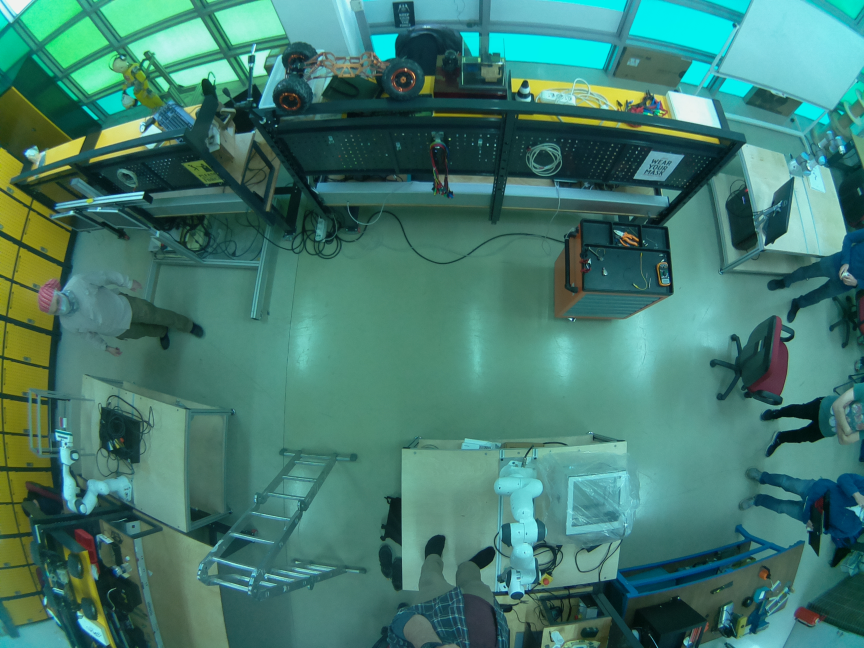
#> input picture path/3.jpg, 2592 x 1944 px (shown at 1/3 size)
$ python main.py
#> lines starting #> are read from the running program, lines starting #| are printed output that depends on the picture; after the words box and inside, x2 and y2 are one past the last pixel; in counts of white or black regions, pixels touching at a corner belong together; long printed decimals are rounded
### path/calib.py
import cv2
import numpy as np
def calib(img_path):
#> called with img_path = '3.jpg'
    image=cv2.imread(img_path)
#> image is the input picture: shape (1944, 2592, 3); mean B, G, R 111.1, 123, 66.5
    image=cv2.resize(image,(864,648))
#> image: shape (648, 864, 3)
    coordinates=[]
    cv2.imshow("Calibrate",image)
    # [4 lines left out: function click_event, not called in this run]
    cv2.setMouseCallback('Calibrate', click_event)
    cv2.waitKey(0)
    cv2.destroyAllWindows()
    np.save("calib_coordinates.npy",coordinates)
    c=np.load("calib_coordinates.npy")
    print(c)

### path/mapping.py
import cv2
import numpy as np
import pandas as pd
from skimage.measure import label, regionprops, regionprops_table
from skimage.io import imread, imshow
import matplotlib.pyplot as plt

def mapping(image_path):
#> called with image_path = '3.jpg'
    image=cv2.imread(image_path)
    image=cv2.resize(image,(864,648))
    img_grey = cv2.cvtColor(image, cv2.COLOR_BGR2GRAY)
    imgor=image.copy()
    ret,thresh = cv2.threshold(img_grey,0,255,cv2.THRESH_BINARY+cv2.THRESH_OTSU)
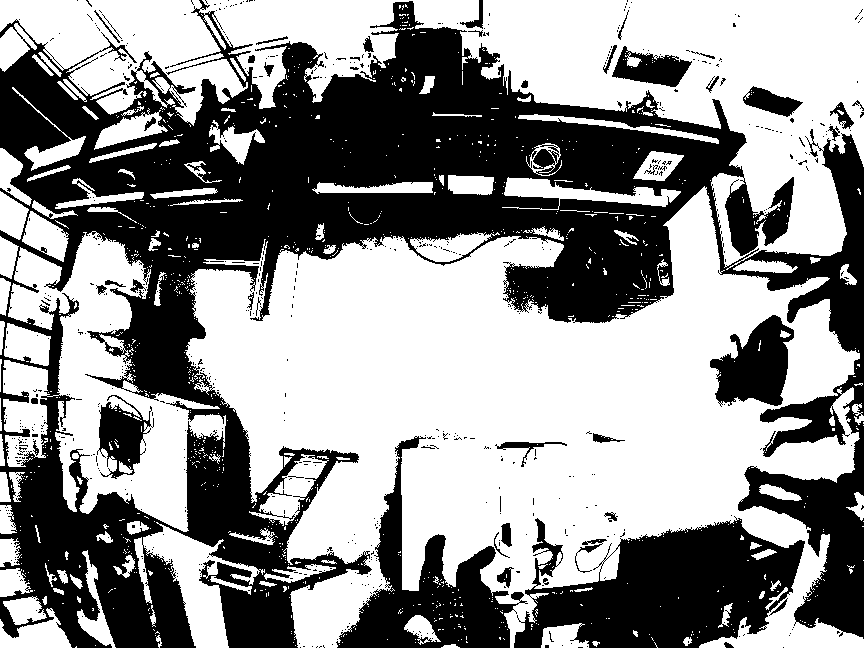
#> thresh: shape (648, 864); 57.1% white; 638 black regions (594 under 20 px), largest, box (x1, y1, x2, y2) and area: (0, 0, 864, 648) 189940, (514, 516, 805, 648) 23124, (336, 436, 528, 648) 12624
#> ret = 99
    edges = cv2.Canny(image,50,110)
#> edges: shape (648, 864); 11.8% white in thin lines or dots
    kernel = np.ones((3,3),np.uint8)
    edges= cv2.dilate(edges,kernel,iterations = 2)
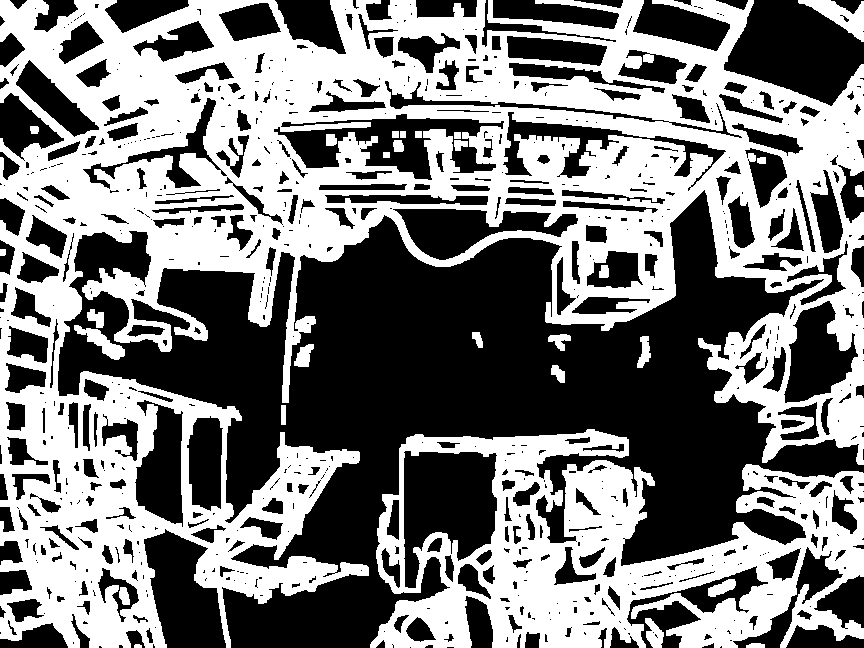
#> edges: shape (648, 864); 48.1% white; 29 white regions, largest, box (x1, y1, x2, y2) and area: (0, 0, 864, 648) 211671, (370, 429, 864, 648) 52490, (798, 0, 864, 42) 1116
    image_fin=cv2.bitwise_xor(thresh,edges)
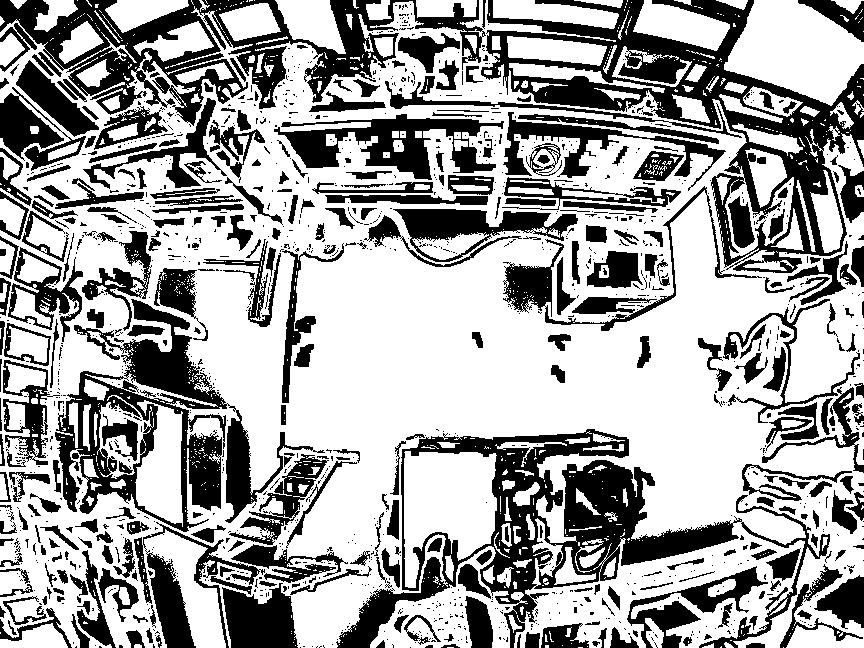
#> image_fin: shape (648, 864); 64.2% white; 1390 black regions (1052 under 20 px), largest, box (x1, y1, x2, y2) and area: (481, 0, 864, 273) 25399, (336, 429, 830, 648) 24293, (0, 0, 486, 126) 18807
    image_fin = cv2.erode(image_fin, kernel, iterations=2)
#> image_fin: shape (648, 864); 36.9% white; 609 white regions (389 under 20 px)
    label_im = label(image_fin)
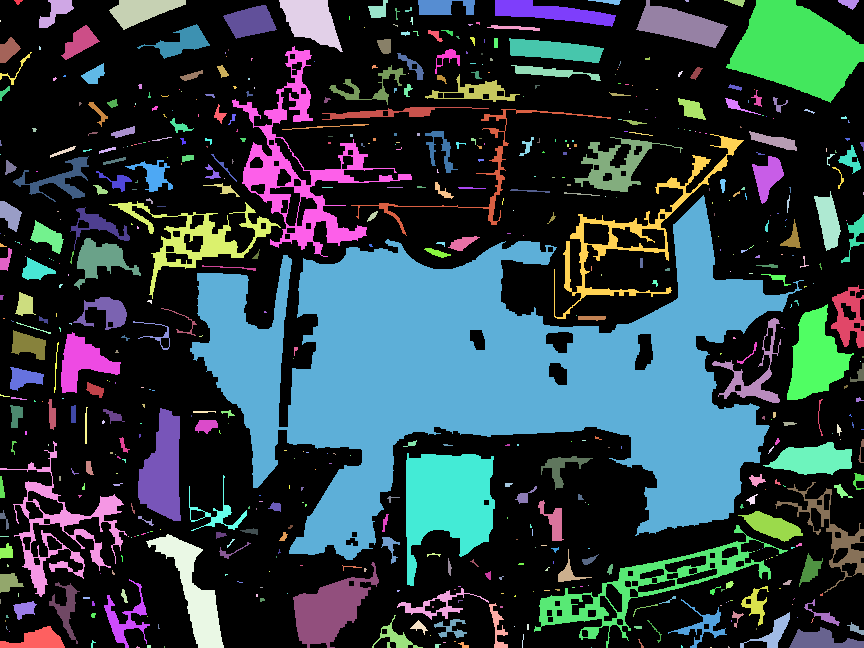
#> label_im: shape (648, 864) int64; 610 distinct labels, from 0 to 609; one colour per label, 0 black
    regions = regionprops(label_im)
#> regions = 609 regions; largest, box (x1, y1, x2, y2) and area: (190, 195, 804, 560) 95249, (726, 0, 864, 103) 8695, (406, 453, 495, 586) 7592, (232, 46, 412, 257) 6799, (534, 525, 788, 648) 4762
    properties = ["area","convex_area","bbox_area", "extent",
                "mean_intensity", "solidity", "eccentricity",
                "orientation"]
    pd.DataFrame(regionprops_table(label_im, img_grey,
                properties=properties))

    masks = []
    bbox = []
    list_of_index = []
    for num, x in enumerate(regions):
        area = x.area
        convex_area = x.convex_area
        if (num!=0 and (area>10)):
            masks.append(regions[num].convex_image)
            bbox.append(regions[num].bbox)
            list_of_index.append(num)
#> this loop made 609 passes
#> (area, convex_area) on passes 1 to 3: (26, 28), (469, 641), (1267, 1346)
#> after the loop, bbox = 277 items, first 6: (0, 39, 28, 74), (0, 109, 30, 186), (0, 279, 52, 343), (0, 368, 18, 388), (0, 418, 15, 475), (0, 495, 27, 616); list_of_index = 277 values from 1 to 602; masks = 277 items
    count = len(masks)
#> count = 277

    rgb_mask = np.zeros_like(label_im)
    for x in list_of_index:
        rgb_mask += (label_im==x+1).astype(int)
#> this loop made 277 passes
#> x on passes 9 to 11: 10, 11, 12
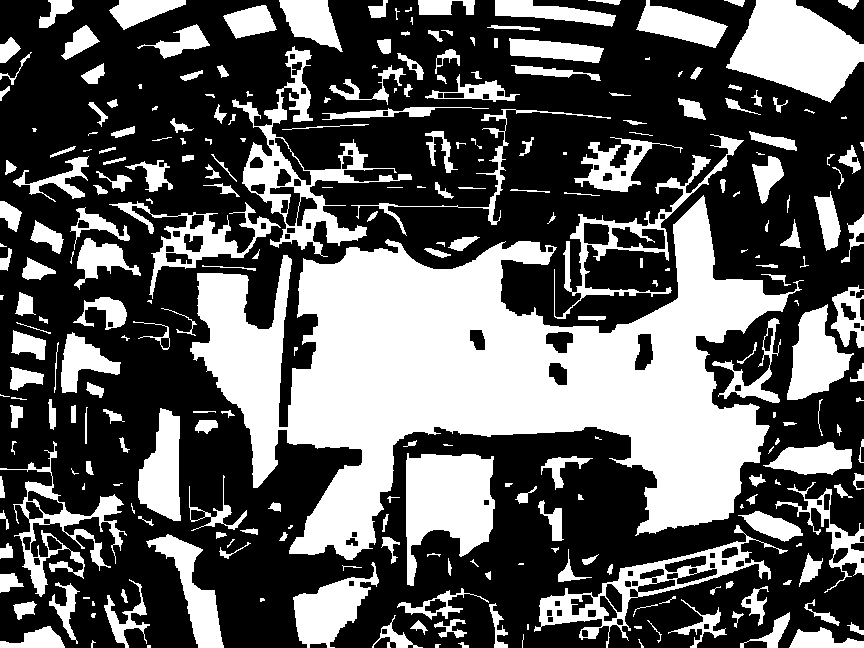
#> rgb_mask: shape (648, 864) int64; values 0 (black) and 1 (white), 36.7% white; 277 white regions (58 under 20 px), largest, box (x1, y1, x2, y2) and area: (190, 195, 804, 560) 95249, (726, 0, 864, 103) 8695, (406, 453, 495, 586) 7592
    red  =  imgor[:,:,0] * rgb_mask
    green = imgor[:,:,1] * rgb_mask
    blue  = imgor[:,:,2] * rgb_mask
    image = np.dstack([red, green, blue])
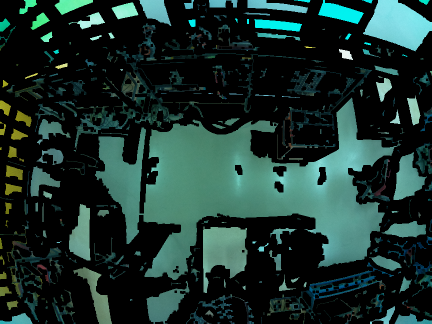
#> image: shape (648, 864, 3) int64 (shown at 1/2 size); mean B, G, R 45.3, 50.1, 27.4
    masks_new=[]
    bbox_new=[]
    list_of_index_new = []
    labels_new=[]
    cv2.imwrite("try.jpg",image)
    x=cv2.imread("try.jpg")
    """
    for b in bbox:
        cv2.rectangle(x, (b[0], b[1]), (b[2], b[3]), (255,0,0), 2)
    """
    """
    cv2.imshow("try",x)
    def click_event(event, x, y, flags, params):
        if event == cv2.EVENT_LBUTTONDOWN:
            print(x, ' ', y)
            for num, r in enumerate(regions):
                if x>r.bbox[0] and x<r.bbox[2] and y>r.bbox[1] and y<r.bbox[3]:
                    masks_new.append(regions[num].convex_image)
                    bbox_new.append(regions[num].bbox)
                    list_of_index_new.append(num)
            if label_im[x][y] not in labels_new:
                labels_new.append(label_im[y,x])
    cv2.setMouseCallback('try', click_event)
    cv2.waitKey(0)
    cv2.destroyAllWindows()
    """
    calib_points=np.load("calib_coordinates.npy")
    for point in calib_points:
        for num, r in enumerate(regions):
            if point[0]>r.bbox[0] and point[0]<r.bbox[2] and point[1]>r.bbox[1] and point[1]<r.bbox[3]:
                masks_new.append(regions[num].convex_image)
                bbox_new.append(regions[num].bbox)
                list_of_index_new.append(num)
                labels_new.append(label_im[point[1],point[0]])
#> after the loop, bbox_new = []; labels_new = []; list_of_index_new = []; masks_new = []
    for item in labels_new:
        if labels_new.count(item)<2:
            labels_new.remove(item)
#> this loop made 0 passes
    list(dict.fromkeys(labels_new))
    rgb_mask_new = np.zeros_like(label_im)
    for x in labels_new:
        if x!=0:
            rgb_mask_new += (label_im==x).astype('uint8')
#> rgb_mask_new: shape (648, 864) int64; every value is 0
    rgb_mask_new = rgb_mask_new.astype('uint8')
#> rgb_mask_new: shape (648, 864); every value is 0
    kernel = np.ones((11,11),np.uint8)
    rgb_mask_new=cv2.morphologyEx(rgb_mask_new, cv2.MORPH_CLOSE, kernel)
    red_new  =  imgor[:,:,0] * rgb_mask_new
    green_new = imgor[:,:,1] * rgb_mask_new
    blue_new  = imgor[:,:,2] * rgb_mask_new
    image_new = np.dstack([red_new, green_new, blue_new])
#> image_new: shape (648, 864, 3); every value is 0
    cv2.imwrite("try.jpg",image_new)
    x=cv2.imread("try.jpg")
    ret,y = cv2.threshold(x,1,255,cv2.THRESH_BINARY)
    y=cv2.cvtColor(y, cv2.COLOR_BGR2GRAY)
    imgfin=imgor.copy()
    for r in range(864):
        for c in range(648):
            if y[c,r]>=1:
                imgfin[c,r,1]=255
                imgfin[c,r,0]=255
                imgfin[c,r,2]=255
    cv2.imwrite("map.jpg",y)
    cv2.imshow("try",imgfin)
    cv2.waitKey(0)

### path/rrt.py
"""

Path planning with Rapidly-Exploring Random Trees (RRT)

author: Aakash(@nimrobotics)
web: nimrobotics.github.io

"""

import cv2
import numpy as np
import math
import random
import argparse
import os
def RRT_call(xstart,ystart,xfinish,yfinish,map):
    class Nodes:
        """Class to store the RRT graph"""
        def __init__(self, x,y):
            self.x = x
            self.y = y
            self.parent_x = []
            self.parent_y = []

    # check collision
    def collision(x1,y1,x2,y2):
        color=[]
        x = list(np.arange(x1,x2,(x2-x1)/100))
        y = list(((y2-y1)/(x2-x1))*(x-x1) + y1)
        print("collision",x,y)
        for i in range(len(x)):
            print(int(x[i]),int(y[i]))
            color.append(img[int(y[i]),int(x[i])])
        if (0 in color):
            return True #collision
        else:
            return False #no-collision

    # check the  collision with obstacle and trim
    def check_collision(x1,y1,x2,y2):
        _,theta = dist_and_angle(x2,y2,x1,y1)
        x=x2 + stepSize*np.cos(theta)
        y=y2 + stepSize*np.sin(theta)
        print(x2,y2,x1,y1)
        print("theta",theta)
        print("check_collision",x,y)

        # TODO: trim the branch if its going out of image area
        # print("Image shape",img.shape)
        hy,hx=img.shape
        if y<0 or y>hy or x<0 or x>hx:
            print("Point out of image bound")
            directCon = False
            nodeCon = False
        else:
            # check direct connection
            if collision(x,y,end[0],end[1]):
                directCon = False
            else:
                directCon=True

            # check connection between two nodes
            if collision(x,y,x2,y2):
                nodeCon = False
            else:
                nodeCon = True

        return(x,y,directCon,nodeCon)

    # return dist and angle b/w new point and nearest node
    def dist_and_angle(x1,y1,x2,y2):
        dist = math.sqrt( ((x1-x2)**2)+((y1-y2)**2) )
        angle = math.atan2(y2-y1, x2-x1)
        return(dist,angle)

    # return the neaerst node index
    def nearest_node(x,y):
        temp_dist=[]
        for i in range(len(node_list)):
            dist,_ = dist_and_angle(x,y,node_list[i].x,node_list[i].y)
            temp_dist.append(dist)
        return temp_dist.index(min(temp_dist))

    # generate a random point in the image space
    def rnd_point(h,l):
        new_y = random.randint(0, h)
        new_x = random.randint(0, l)
        return (new_x,new_y)


    def RRT(img, img2, start, end, stepSize):
#> called with start = (703, 246), end = (229, 315), stepSize = 10
        h,l= img.shape # dim of the loaded image
        # print(img.shape) # (384, 683)
        # print(h,l)

        # insert the starting point in the node class
        # node_list = [0] # list to store all the node points
        node_list[0] = Nodes(start[0],start[1])
        node_list[0].parent_x.append(start[0])
        node_list[0].parent_y.append(start[1])

        # display start and end
        cv2.circle(img2, (start[0],start[1]), 5,(0,0,255),thickness=3, lineType=8)
#> img2: shape (648, 864, 3); mean B, G, R 0, 0, 0.1
        cv2.circle(img2, (end[0],end[1]), 5,(0,0,255),thickness=3, lineType=8)
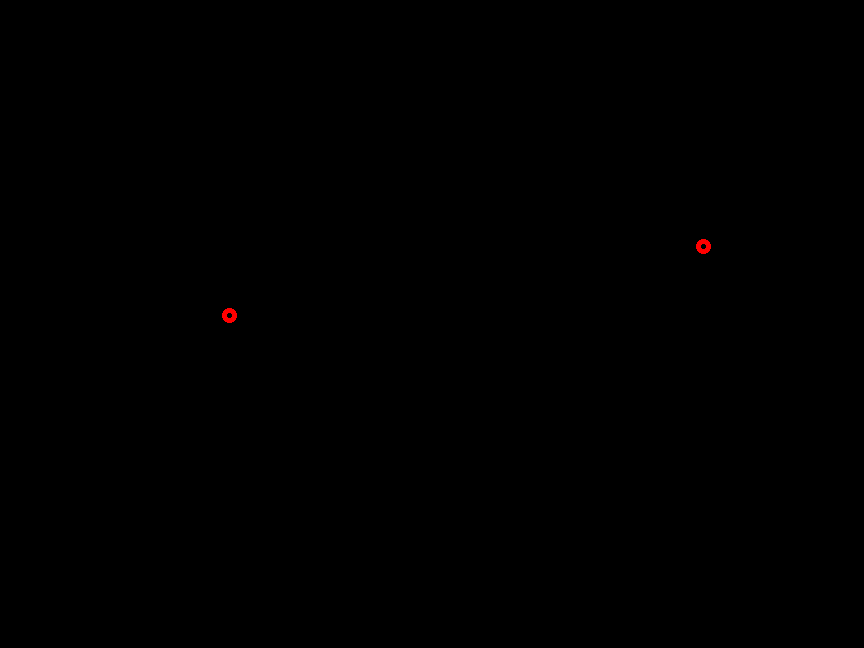
#> img2: shape (648, 864, 3); mean B, G, R 0, 0, 0.1

        i=1
        pathFound = False
        while pathFound==False:
            nx,ny = rnd_point(h,l)
            print("Random points:",nx,ny)
#| Random points: 776 394

            nearest_ind = nearest_node(nx,ny)
            nearest_x = node_list[nearest_ind].x
            nearest_y = node_list[nearest_ind].y
            print("Nearest node coordinates:",nearest_x,nearest_y)
#| Nearest node coordinates: 703 246

            #check direct connection
            tx,ty,directCon,nodeCon = check_collision(nx,ny,nearest_x,nearest_y)
#| 703 246 776 394
#| theta 1.113
#| check_collision 707.424 254.968
#> (printed output is left out)
#> the loop in collision, `for i in range(len(x)):` made 100 passes
#| 707 254
#| 702 255
#| 697 256
#| 693 256
#| 688 257
#> (further printed lines are left out)
#> after the loop in collision, `for i in range(len(x)):`: color = 100 values from 0 to 0
#> (printed output is left out)
            print("Check collision:",tx,ty,directCon,nodeCon)

            if directCon and nodeCon:
                print("Node can connect directly with end")
                node_list.append(i)
                node_list[i] = Nodes(tx,ty)
                node_list[i].parent_x = node_list[nearest_ind].parent_x.copy()
                node_list[i].parent_y = node_list[nearest_ind].parent_y.copy()
                node_list[i].parent_x.append(tx)
                node_list[i].parent_y.append(ty)

                cv2.circle(img2, (int(tx),int(ty)), 2,(0,0,255),thickness=3, lineType=8)
                cv2.line(img2, (int(tx),int(ty)), (int(node_list[nearest_ind].x),int(node_list[nearest_ind].y)), (0,255,0), thickness=1, lineType=8)
                cv2.line(img2, (int(tx),int(ty)), (end[0],end[1]), (255,0,0), thickness=2, lineType=8)

                print("Path has been found")
                #print("parent_x",node_list[i].parent_x)
                path_found=[]
                for j in range(len(node_list[i].parent_x)-1):
                    cv2.line(img2, (int(node_list[i].parent_x[j]),int(node_list[i].parent_y[j])), (int(node_list[i].parent_x[j+1]),int(node_list[i].parent_y[j+1])), (255,0,0), thickness=2, lineType=8)
                    path_found.append([int(node_list[i].parent_x[j+1]),int(node_list[i].parent_y[j+1])])
                path_found.append([xfinish, yfinish])
                np.save("found_path.npy",path_found)
                # cv2.waitKey(1)
                cv2.imwrite("media/"+str(i)+".jpg",img2)
                cv2.imwrite("out.jpg",img2)
                break

            elif nodeCon:
                print("Nodes connected")
                node_list.append(i)
                node_list[i] = Nodes(tx,ty)
                node_list[i].parent_x = node_list[nearest_ind].parent_x.copy()
                node_list[i].parent_y = node_list[nearest_ind].parent_y.copy()
                # print(i)
                # print(node_list[nearest_ind].parent_y)
                node_list[i].parent_x.append(tx)
                node_list[i].parent_y.append(ty)
                i=i+1
                # display
                cv2.circle(img2, (int(tx),int(ty)), 2,(0,0,255),thickness=3, lineType=8)
                cv2.line(img2, (int(tx),int(ty)), (int(node_list[nearest_ind].x),int(node_list[nearest_ind].y)), (0,255,0), thickness=1, lineType=8)
                cv2.imwrite("media/"+str(i)+".jpg",img2)
                cv2.imshow("sdc",img2)
                cv2.waitKey(1)
                continue

            else:
                print("No direct con. and no node con. :( Generating new rnd numbers")
                continue

    # [6 lines left out: function draw_circle, not called in this run]


        # remove previously stored data
    try:
        os.system("rm -rf media")
    except:
        print("Dir already clean")
    os.mkdir("media")
    start=[xstart,ystart]
    stop=[xfinish,yfinish]
    img = cv2.imread(map,0) # load grayscale maze image
    img2 = cv2.imread(map) # load colored maze image
    start = tuple(start) #(20,20) # starting coordinate
    end = tuple(stop) #(450,250) # target coordinate
    stepSize = 10 # stepsize for RRT
    node_list = [0] # list to store all the node points

    coordinates=[]

    # run the RRT algorithm
    RRT(img, img2, start, end, stepSize)

### path/main.py
import mapping
import calib
import rrt
import shutil

calibration=True
img_path="3.jpg"
xstart=703
ystart=246
xfin=229
yfin=315
try:
    shutil.rmtree("media")
except:
    print("Dir already clean")
if calibration==True:
    calib.calib(img_path)
mapping.mapping(img_path)
rrt.RRT_call(xstart,ystart,xfin,yfin,"map.jpg")
